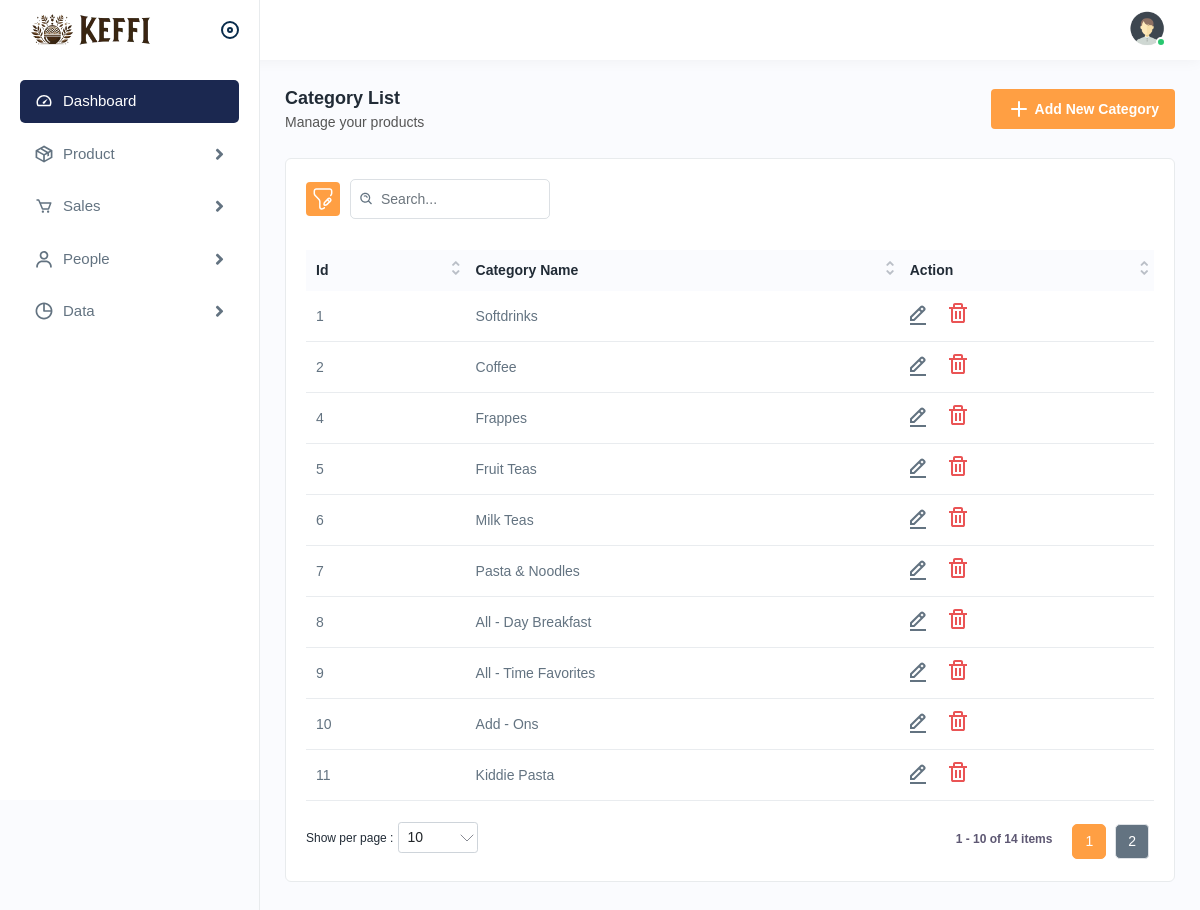
The app's page /product/category_list.php (signed in) with its own data.
### tables this page shows
CREATE TABLE `category` (
  `id` int(11) NOT NULL,
  `category_name` varchar(255) NOT NULL
);

### product/category_list.php (the view, shortened to what this page needs)
<?php require "../includes/header.php"; ?>
<?php require "../config/connection.php"; ?>
<?php require "../includes/sidebar.php"; ?>
<?php
if(isset($_POST['submit'])) {
    $category = $_POST['category'];
    $stmt = $connection->prepare("SELECT * FROM category WHERE category_name = :category");
    $stmt->bindParam(':category', $category);
    $stmt->execute();
    $categorylist = $stmt->fetchAll(PDO::FETCH_OBJ);
} else {
    $search = $connection->query("SELECT * FROM category");
    $search->execute();
    $categorylist = $search->fetchAll(PDO::FETCH_OBJ);
}
?>
<body>
    <div class="main-wrapper">
        <div class="page-wrapper">
            <div class="content">
                <div class="page-header">
                    <div class="page-title">
                        <h4>Category List</h4>
                        <h6>Manage your products</h6>
                    </div>
                    <div class="page-btn">
                        <a href="add_category.php" class="btn btn-added"><img src="<?php echo FILEPATH; ?>/assets/img/icons/plus.svg" alt="img" class="me-1">Add New Category</a>
                    </div>
                </div>
                <div class="card">
                    <div class="card-body">
                        <div class="table-top">
                            <div class="search-set">
                                <div class="search-path">
                                    <a class="btn btn-filter" id="filter_search">
                                        <img src="<?php echo FILEPATH; ?>/assets/img/icons/filter.svg" alt="img">
                                    </a>
                                </div>
                                <div class="search-input">
                                    <a class="btn btn-searchset"><img src="<?php echo FILEPATH; ?>/assets/img/icons/search-white.svg" alt="img"></a>
                                </div>
                            </div>
                        </div>
                        <div class="table-responsive">
                            <table class="table  datanew">
                                <thead>
                                    <tr>
                                        <th>Id</th>
                                        <th>Category Name</th>
                                        <th>Action</th>
                                    </tr>
                                </thead>
                                <tbody>
                                    <?php foreach ($categorylist as $category) : ?>
                                        <tr>
                                            <td><?php echo $category->id; ?></td>
                                            <td><?php echo $category->category_name; ?></td>
                                            <td>
                                                <a data-bs-toggle="modal"data-bs-target="#editProductModal" class="me-3" onclick="Edit_Category('<?php echo $category->id;?>', '<?php echo $category->category_name; ?>')">
                                                    <img src="<?php echo FILEPATH; ?>/assets/img/icons/edit.svg" alt="img">
                                                </a>
                                                <a href="#" data-bs-toggle="modal" data-bs-target="#deleteProductModal" onclick="delete_category(<?php echo $category->id; ?>)">
                                                    <img src="<?php echo FILEPATH; ?>/assets/img/icons/delete.svg" alt="Delete">
                                                </a>
                                            </td>
                                        </tr>
                                    <?php endforeach; ?>
                                </tbody>
                            </table>
                        </div>
                    </div>
                </div>
            </div>
        </div>
</body>
</html>

### records on screen
category: id "1", category_name "Softdrinks"
category: id "2", category_name "Coffee"
category: id "4", category_name "Frappes"
category: id "5", category_name "Fruit Teas"
category: id "6", category_name "Milk Teas"
category: id "7", category_name "Pasta & Noodles"
category: id "8", category_name "All - Day Breakfast"
category: id "9", category_name "All - Time Favorites"
category: id "10", category_name "Add - Ons"
category: id "11", category_name "Kiddie Pasta"
